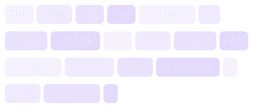
#> input picture az-speaker-series/src/img/art-ai.png, 253 x 108 px, shrunk from 1228 x 524 before the run; its folder holds 4 pictures in this run
$ python trim.py
#> lines starting #> are read from the running program, lines starting #| are printed output that depends on the picture; after the words box and inside, x2 and y2 are one past the last pixel; in counts of white or black regions, pixels touching at a corner belong together
# Crop transparent padding off rendered visuals (keeping room for the drop shadow) and record sizes
import glob, json
from PIL import Image
sizes = {}
for f in glob.glob("img/mock-*.png") + glob.glob("img/art-*.png"):
    im = Image.open(f)
#> im is the input picture: PIL image 253x108 RGBA; mean R, G, B, A 100, 82.5, 145.6, 31.4
    a = im.split()[-1].point(lambda v: 255 if v > 8 else 0)
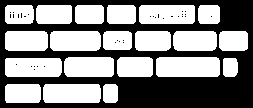
#> a: PIL image 253x108 L; 53% white; 34 black regions (33 under 20 px), largest, box (x1, y1, x2, y2) and area: (0, 0, 253, 108) 12785
    x0, y0, x1, y1 = a.getbbox()
#> x0 = 5; y0 = 5; x1 = 248; y1 = 103
    pad = 24
    im = im.crop((max(0, x0 - pad), max(0, y0 - pad), min(im.width, x1 + pad), min(im.height, y1 + pad)))
    im.save(f)
    sizes[f.split("/")[-1]] = im.size
#> pass 2 of the loop `for f in glob.glob("img/mock-*.png") + glob.glob("img/art-*.png"):`:
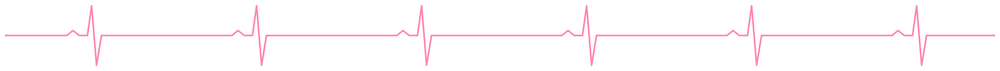
#> input picture az-speaker-series/src/img/art-health.png, 1000 x 71 px, shrunk from 4848 x 344 before the run
#> im is the input picture: PIL image 1000x71 RGBA; mean R, G, B, A 26, 13.5, 17.2, 9.1
#> `a = im.split()[-1].point(lambda v: 255 if v > 8 else 0)`:
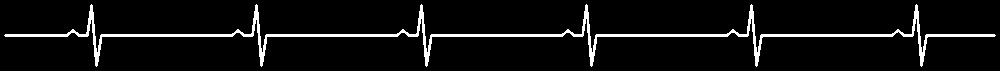
#> a: PIL image 1000x71 L; 6.4% white; 1 white region, box (x1, y1, x2, y2) and area: (4, 4, 996, 67) 4527
#> x0 = 4; x1 = 996; y1 = 67
#> pass 3 of the loop `for f in glob.glob("img/mock-*.png") + glob.glob("img/art-*.png"):`:
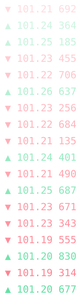
#> input picture az-speaker-series/src/img/art-markets.png, 81 x 298 px, shrunk from 393 x 1446 before the run
#> im is the input picture: PIL image 81x298 RGBA; mean R, G, B, A 60.3, 50.4, 46, 16
#> `a = im.split()[-1].point(lambda v: 255 if v > 8 else 0)`:
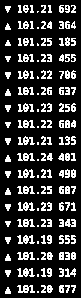
#> a: PIL image 81x298 L; 19.8% white in thin lines or dots, all inside (x1, y1, x2, y2) = (5, 5, 76, 294)
#> x0 = 5; x1 = 76; y1 = 294
#> the loop made 4 passes; the first 3 are shown
json.dump(sizes, open("img/sizes.json", "w"), indent=1)
print(sizes)
#| {'art-ai.png': (253, 108), 'art-health.png': (1000, 71), 'art-markets.png': (81, 298), 'art-metal.png': (224, 307)}
